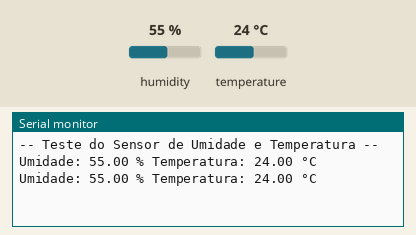
A sketch run on a simulated Arduino Uno, built with avr-gcc and run on an emulated ATmega328P. On the bench: the last lines printed to the serial monitor. The test bench sets the inputs (shaded band); at power-on: humidity 55 %, temperature 24 °C.

Above: at 4.8 s.
4.9 s: humidity set to 22 %
At 7.1 s:
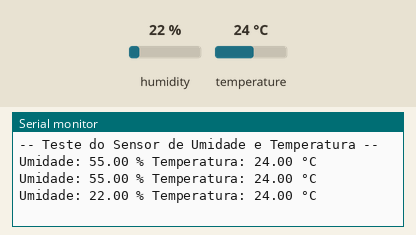
7.9 s: temperature set to 12 °C
At 9.5 s:
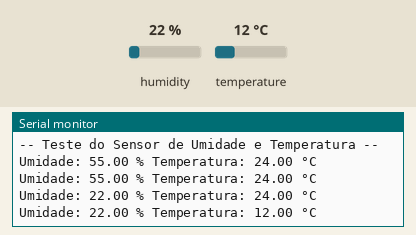
10.9 s: humidity set to 40 %
At 13.1 s:
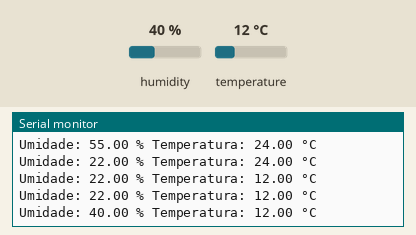
Timing chart, 0 to 14.6 s (numbered marks = the images above; inputs shaded):
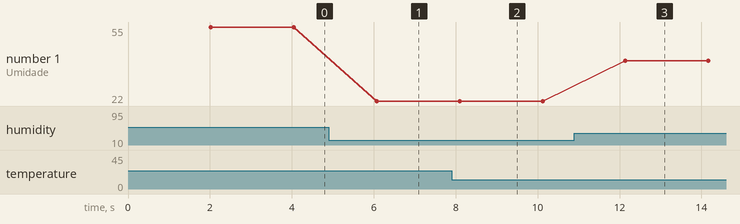

Measured:
- after the input at 4.9 s, the serial monitor: prints a new line after 1.2 s (image 1)
- after the input at 7.9 s, the serial monitor: prints a new line after 0.20 s (image 2)
- after the input at 10.9 s, the serial monitor: prints a new line after 1.2 s (image 3)
- plotted number 1: 55 → 22 after the input at 4.9 s, 22 → 40 after the input at 10.9 s

The sketch:

Teste_Sensor_DHT11.ino
```cpp
#include <dht.h>

#define dht_pino A3

dht sensor;

void setup() {
  Serial.begin(9600);
  Serial.println("-- Teste do Sensor de Umidade e Temperatura --");
}

void loop() {
  delay(2000);

  sensor.read11(dht_pino);

    Serial.print("Umidade: ");
    Serial.print(sensor.humidity);
    Serial.print(" % ");
    Serial.print("Temperatura: ");
    Serial.print(sensor.temperature);
    Serial.println(" °C");
}
```
